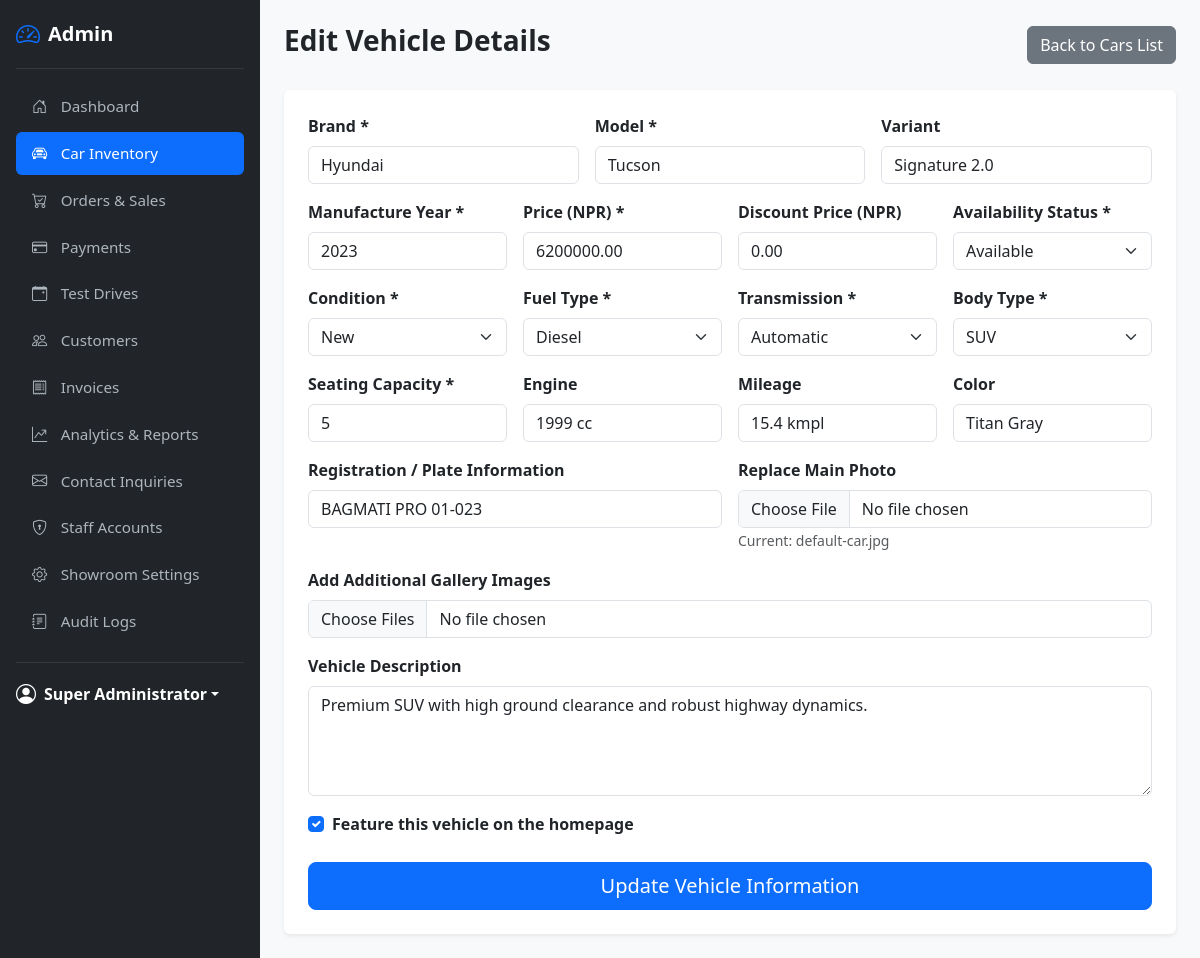
Screenshot of /admin/cars/edit.php?id=2 (signed in) with the database file from the repository.
### tables this page shows
CREATE TABLE IF NOT EXISTS `cars` (
  `id` INT AUTO_INCREMENT PRIMARY KEY,
  `brand` VARCHAR(50) NOT NULL,
  `model` VARCHAR(50) NOT NULL,
  `variant` VARCHAR(50) NULL,
  `year` INT NOT NULL,
  `price` DECIMAL(12,2) NOT NULL,
  `discount_price` DECIMAL(12,2) DEFAULT 0.00,
  `fuel_type` ENUM('Petrol', 'Diesel', 'Electric', 'Hybrid') NOT NULL,
  `transmission` ENUM('Manual', 'Automatic') NOT NULL,
  `engine` VARCHAR(50) NULL,
  `mileage` VARCHAR(30) NULL,
  `color` VARCHAR(30) NULL,
  `body_type` ENUM('Sedan', 'SUV', 'Hatchback', 'Coupe', 'Truck', 'Van') NOT NULL,
  `seating_capacity` INT NOT NULL,
  `registration_info` VARCHAR(100) NULL,
  `description` TEXT NULL,
  `features` TEXT NULL,  
  `main_image` VARCHAR(255) DEFAULT 'default-car.jpg',
  `availability_status` ENUM('Available', 'Reserved', 'Sold') DEFAULT 'Available',
  `condition_type` ENUM('New', 'Used') DEFAULT 'New',
  `is_featured` TINYINT(1) DEFAULT 0,
  `created_at` TIMESTAMP DEFAULT CURRENT_TIMESTAMP,
  `updated_at` TIMESTAMP DEFAULT CURRENT_TIMESTAMP ON UPDATE CURRENT_TIMESTAMP,
  INDEX `idx_brand_model` (`brand`, `model`),
  INDEX `idx_status` (`availability_status`),
  INDEX `idx_price` (`price`)
);

### config/config.php (called while the page is built, shortened)
<?php
function sanitize($data) {
    return htmlspecialchars(trim($data), ENT_QUOTES, 'UTF-8');
}

### admin/cars/edit.php (the view, shortened to what this page needs)
<?php
require_once __DIR__ . '/../../config/config.php';
require_once __DIR__ . '/../../includes/admin-sidebar.php';
$db = Database::getConnection();
$car_id = filter_input(INPUT_GET, 'id', FILTER_VALIDATE_INT);
$stmt = $db->prepare("SELECT * FROM cars WHERE id = ?");
$stmt->execute([$car_id]);
$car = $stmt->fetch();
?>
<div class="d-flex justify-content-between align-items-center mb-4">
    <h3 class="fw-bold">Edit Vehicle Details</h3>
    <a href="index.php" class="btn btn-secondary">Back to Cars List</a>
</div>
<div class="card border-0 shadow-sm p-4">
    <form method="POST" enctype="multipart/form-data">
        <div class="row g-3">
            <div class="col-md-4">
                <label class="form-label fw-bold">Brand *</label>
                <input type="text" name="brand" value="<?= sanitize($car['brand']) ?>" class="form-control" required>
            </div>
            <div class="col-md-4">
                <label class="form-label fw-bold">Model *</label>
                <input type="text" name="model" value="<?= sanitize($car['model']) ?>" class="form-control" required>
            </div>
            <div class="col-md-4">
                <label class="form-label fw-bold">Variant</label>
                <input type="text" name="variant" value="<?= sanitize($car['variant']) ?>" class="form-control">
            </div>
            <div class="col-md-3">
                <label class="form-label fw-bold">Manufacture Year *</label>
                <input type="number" name="year" value="<?= $car['year'] ?>" class="form-control" required>
            </div>
            <div class="col-md-3">
                <label class="form-label fw-bold">Price (NPR) *</label>
                <input type="number" step="0.01" name="price" value="<?= $car['price'] ?>" class="form-control" required>
            </div>
            <div class="col-md-3">
                <label class="form-label fw-bold">Discount Price (NPR)</label>
                <input type="number" step="0.01" name="discount_price" value="<?= $car['discount_price'] ?>" class="form-control">
            </div>
            <div class="col-md-3">
                <label class="form-label fw-bold">Availability Status *</label>
                <select name="availability_status" class="form-select">
                    <option value="Available" <?= $car['availability_status'] === 'Available' ? 'selected' : '' ?>>Available</option>
                </select>
            </div>
            <div class="col-md-3">
                <label class="form-label fw-bold">Condition *</label>
                <select name="condition_type" class="form-select">
                    <option value="New" <?= $car['condition_type'] === 'New' ? 'selected' : '' ?>>New</option>
                </select>
            </div>
            <div class="col-md-3">
                <label class="form-label fw-bold">Fuel Type *</label>
                <select name="fuel_type" class="form-select" required>
                    <option value="Diesel" <?= $car['fuel_type'] === 'Diesel' ? 'selected' : '' ?>>Diesel</option>
                </select>
            </div>
            <div class="col-md-3">
                <label class="form-label fw-bold">Transmission *</label>
                <select name="transmission" class="form-select" required>
                    <option value="Automatic" <?= $car['transmission'] === 'Automatic' ? 'selected' : '' ?>>Automatic</option>
                </select>
            </div>
            <div class="col-md-3">
                <label class="form-label fw-bold">Body Type *</label>
                <select name="body_type" class="form-select" required>
                    <option value="SUV" <?= $car['body_type'] === 'SUV' ? 'selected' : '' ?>>SUV</option>
                </select>
            </div>
            <div class="col-md-3">
                <label class="form-label fw-bold">Seating Capacity *</label>
                <input type="number" name="seating_capacity" value="<?= $car['seating_capacity'] ?>" class="form-control" required>
            </div>
            <div class="col-md-3">
                <label class="form-label fw-bold">Engine</label>
                <input type="text" name="engine" value="<?= sanitize($car['engine']) ?>" class="form-control">
            </div>
            <div class="col-md-3">
                <label class="form-label fw-bold">Mileage</label>
                <input type="text" name="mileage" value="<?= sanitize($car['mileage']) ?>" class="form-control">
            </div>
            <div class="col-md-3">
                <label class="form-label fw-bold">Color</label>
                <input type="text" name="color" value="<?= sanitize($car['color']) ?>" class="form-control">
            </div>
            <div class="col-md-6">
                <label class="form-label fw-bold">Registration / Plate Information</label>
                <input type="text" name="registration_info" value="<?= sanitize($car['registration_info']) ?>" class="form-control">
            </div>
            <div class="col-md-6">
                <label class="form-label fw-bold">Replace Main Photo</label>
                <input type="file" name="main_image" class="form-control" accept="image/*">
                <small class="text-muted">Current: <?= sanitize($car['main_image']) ?></small>
            </div>
            <div class="col-md-12">
                <label class="form-label fw-bold">Add Additional Gallery Images</label>
                <input type="file" name="gallery_images[]" class="form-control" accept="image/*" multiple>
            </div>
            <div class="col-md-12">
                <label class="form-label fw-bold">Vehicle Description</label>
                <textarea name="description" class="form-control" rows="4"><?= sanitize($car['description']) ?></textarea>
            </div>
            <div class="col-md-12">
                <div class="form-check">
                    <input class="form-check-input" type="checkbox" name="is_featured" value="1" id="featuredCheck" <?= $car['is_featured'] ? 'checked' : '' ?>>
                    <label class="form-check-label fw-bold" for="featuredCheck">
                        Feature this vehicle on the homepage
                    </label>
                </div>
            </div>
            <div class="col-md-12 mt-4">
                <button type="submit" class="btn btn-primary btn-lg w-100">Update Vehicle Information</button>
            </div>
        </div>
    </form>
</div>
    </div>
</div>
</body>
</html>

### includes/admin-sidebar.php (shortened to what this page needs)
<?php
require_once __DIR__ . '/../config/config.php';
$current_uri = $_SERVER['REQUEST_URI'];
function is_active($path, $uri) {
    return strpos($uri, $path) !== false ? 'active' : '';
}
?>
<!DOCTYPE html>
<html lang="en">
<head>
    <link href="https://cdn.jsdelivr.net/npm/bootstrap@5.3.0/dist/css/bootstrap.min.css" rel="stylesheet">
    <link href="https://cdn.jsdelivr.net/npm/bootstrap-icons@1.10.0/font/bootstrap-icons.css" rel="stylesheet">
</head>
<body class="bg-light">
<div class="d-flex">
    <div class="sidebar p-3 text-white flex-shrink-0">
        <a href="<?= SITE_URL ?>/admin/index.php" class="d-flex align-items-center mb-3 mb-md-0 me-md-auto text-white text-decoration-none">
            <i class="bi bi-speedometer2 fs-4 me-2 text-primary"></i>
            <span class="fs-5 fw-bold">Admin </span>
        </a>
        <hr class="border-secondary">
        <ul class="nav nav-pills flex-column mb-auto">
            <li class="nav-item">
                <a href="<?= SITE_URL ?>/admin/index.php" class="nav-link <?= is_active('/admin/index.php', $current_uri) ?>">
                    <i class="bi bi-house-door"></i> Dashboard
                </a>
            </li>
            <li>
                <a href="<?= SITE_URL ?>/admin/cars/index.php" class="nav-link <?= is_active('/admin/cars/', $current_uri) ?>">
                    <i class="bi bi-car-front"></i> Car Inventory
                </a>
            </li>
            <li>
                <a href="<?= SITE_URL ?>/admin/orders/index.php" class="nav-link <?= is_active('/admin/orders/', $current_uri) ?>">
                    <i class="bi bi-cart-check"></i> Orders & Sales
                </a>
            </li>
            <li>
                <a href="<?= SITE_URL ?>/admin/payments/index.php" class="nav-link <?= is_active('/admin/payments/', $current_uri) ?>">
                    <i class="bi bi-credit-card"></i> Payments
                </a>
            </li>
            <li>
                <a href="<?= SITE_URL ?>/admin/bookings/index.php" class="nav-link <?= is_active('/admin/bookings/', $current_uri) ?>">
                    <i class="bi bi-calendar-event"></i> Test Drives
                </a>
            </li>
            <li>
                <a href="<?= SITE_URL ?>/admin/customers/index.php" class="nav-link <?= is_active('/admin/customers/', $current_uri) ?>">
                    <i class="bi bi-people"></i> Customers
                </a>
            </li>
            <li>
                <a href="<?= SITE_URL ?>/admin/invoices/index.php" class="nav-link <?= is_active('/admin/invoices/', $current_uri) ?>">
                    <i class="bi bi-receipt"></i> Invoices
                </a>
            </li>
            <li>
                <a href="<?= SITE_URL ?>/admin/reports/index.php" class="nav-link <?= is_active('/admin/reports/', $current_uri) ?>">
                    <i class="bi bi-graph-up-arrow"></i> Analytics & Reports
                </a>
            </li>
            <li>
                <a href="<?= SITE_URL ?>/admin/inquiries/index.php" class="nav-link <?= is_active('/admin/inquiries/', $current_uri) ?>">
                    <i class="bi bi-envelope"></i> Contact Inquiries
                </a>
            </li>
            <?php if (($_SESSION['admin_role'] ?? '') === 'Super Admin'): ?>
            <li>
                <a href="<?= SITE_URL ?>/admin/admins/index.php" class="nav-link <?= is_active('/admin/admins/', $current_uri) ?>">
                    <i class="bi bi-shield-lock"></i> Staff Accounts
                </a>
            </li>
            <?php endif; ?>
            <li>
                <a href="<?= SITE_URL ?>/admin/settings/index.php" class="nav-link <?= is_active('/admin/settings/', $current_uri) ?>">
                    <i class="bi bi-gear"></i> Showroom Settings
                </a>
            </li>
            <li>
                <a href="<?= SITE_URL ?>/admin/audit-logs/index.php" class="nav-link <?= is_active('/admin/audit-logs/', $current_uri) ?>">
                    <i class="bi bi-journal-text"></i> Audit Logs
                </a>
            </li>
        </ul>
        <hr class="border-secondary">
        <div class="dropdown">
            <a href="#" class="d-flex align-items-center text-white text-decoration-none dropdown-toggle" data-bs-toggle="dropdown">
                <i class="bi bi-person-circle fs-5 me-2"></i>
                <strong><?= sanitize($_SESSION['admin_name'] ?? 'Admin') ?></strong>
            </a>
        </div>
    </div>
    <div class="flex-grow-1 p-4 bg-light overflow-auto">

### includes/admin-sidebar.php (style rules this page uses)
.sidebar { min-height: 100vh; width: 260px; background-color: #212529; }
.sidebar .nav-link { color: #adb5bd; font-size: 0.95rem; padding: 0.65rem 1rem; border-radius: 0.375rem; margin-bottom: 0.2rem; }
.sidebar .nav-link:hover, .sidebar .nav-link.active { color: #ffffff; background-color: #0d6efd; }
.sidebar .nav-link i { margin-right: 0.6rem; }

### rows the page displays
cars: brand "Hyundai", model "Tucson", variant "Signature 2.0", year "2023", price "6200000.00", discount_price "0.00", availability_status "Available", condition_type "New", fuel_type "Diesel", transmission "Automatic", body_type "SUV", seating_capacity "5", engine "1999 cc", mileage "15.4 kmpl", color "Titan Gray", registration_info "BAGMATI PRO 01-023", main_image "default-car.jpg", description "Premium SUV with high ground clearance and robust highway dynamics.", is_featured "☑"

### other values shown
$_SESSION['admin_name'] "Super Administrator"
